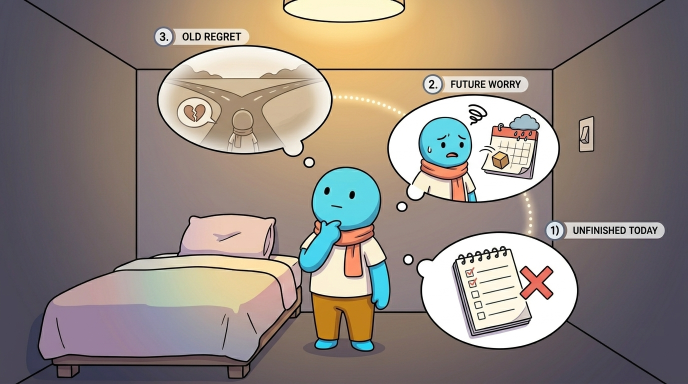
#> input picture orjinal.jpeg, 1376 x 768 px, found by its file name (shown at 1/2 size)
$ python -i common.py   (imports and definitions only)
#> lines starting #> are read from the running program, lines starting #| are printed output that depends on the picture; pictures that were not available may be replaced by others from this repository, and a replacement may not be noted
from PIL import Image
import numpy as np, cv2
W,H=1376,768
ASSETS=[('bubble_2_future_worry.png',777,190),('bubble_3_old_regret.png',313,89),('bubble_1_unfinished_today.png',805,462),('character.png',593,332),('bed.png',77,426)]
def load():
    O=np.asarray(Image.open('orjinal.jpeg').convert('RGB')).astype(np.float32)
    P=np.asarray(Image.open('background_room.png').convert('RGB')).astype(np.float32)
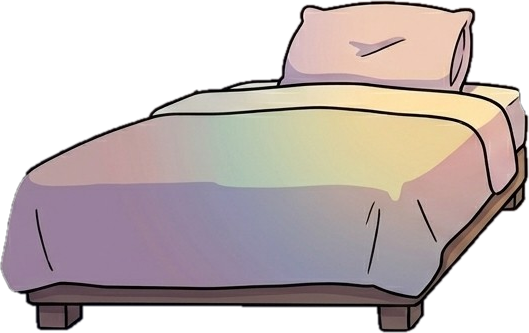
#> input picture bed.png, 529 x 333 px, given in place of background_room.png, which was not available
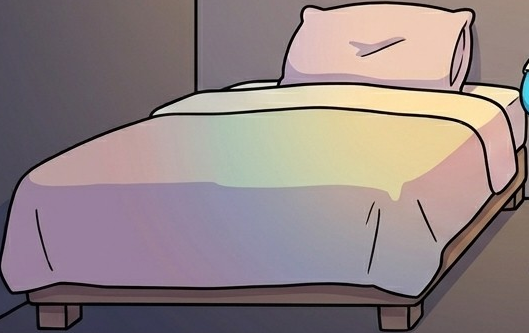
#> P: shape (333, 529, 3) float32; mean R, G, B 144.8, 130.5, 130.7
    al={};rgb={}
    for f,x,y in ASSETS:
        im=np.asarray(Image.open(f).convert('RGBA')).astype(np.float32);h,w=im.shape[:2]
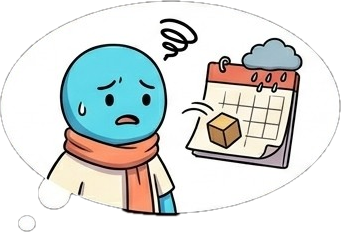
#> input picture bubble_2_future_worry.png, 341 x 232 px, found by its file name
#> after `h, w = im.shape[:2]`: h = 232; w = 341
        a=np.zeros((H,W),np.float32);c=np.zeros((H,W,3),np.float32)
        a[y:y+h,x:x+w]=im[...,3]/255;c[y:y+h,x:x+w]=im[...,:3]
#> after `a[y:y + h, x:x + w] = im[..., 3] / 255`:
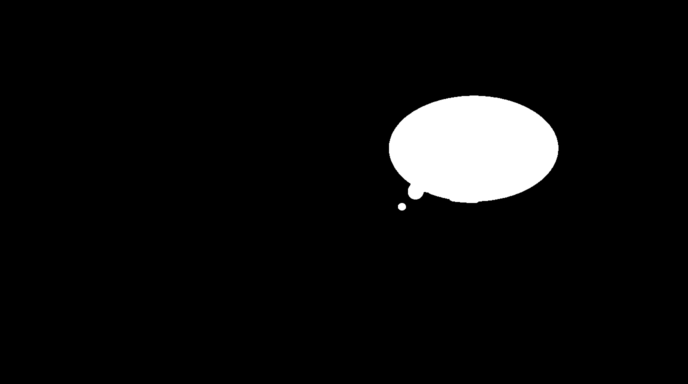
#> a: shape (768, 1376) float32 (shown at 1/2 size); min 0, max 1, mean 0.0542
#> after `c[y:y + h, x:x + w] = im[..., :3]`:
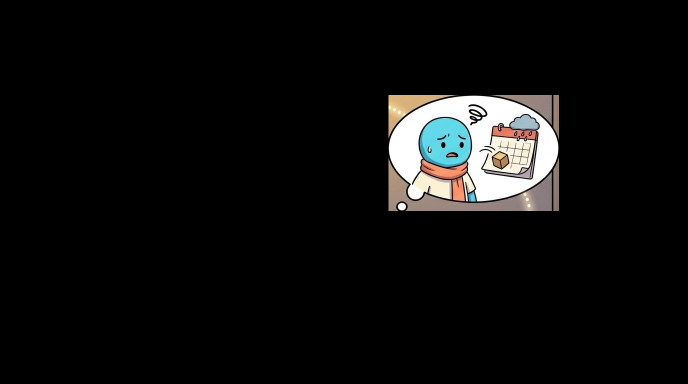
#> c: shape (768, 1376, 3) float32 (shown at 1/2 size); mean R, G, B 13.9, 13.9, 13.5
        al[f]=a;rgb[f]=c
#> pass 2 of the loop in load, `for f,x,y in ASSETS:`:
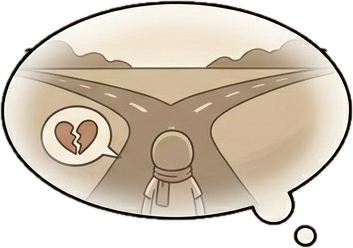
#> input picture bubble_3_old_regret.png, 353 x 248 px, found by its file name
#> im: shape (248, 353, 4) float32
#> in load, `a[y:y + h, x:x + w] = im[..., 3] / 255`:
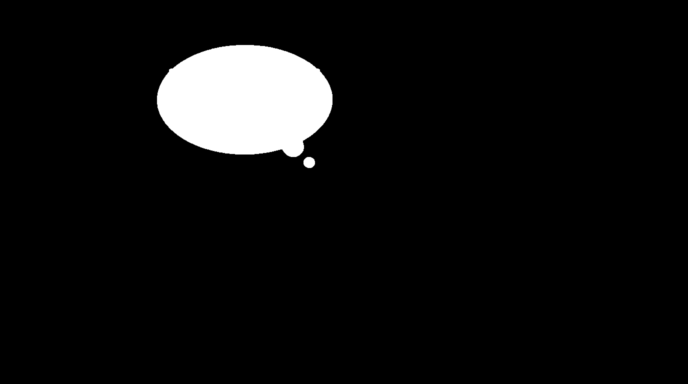
#> a: shape (768, 1376) float32 (shown at 1/2 size); min 0, max 1, mean 0.0585
#> in load, `c[y:y + h, x:x + w] = im[..., :3]`:
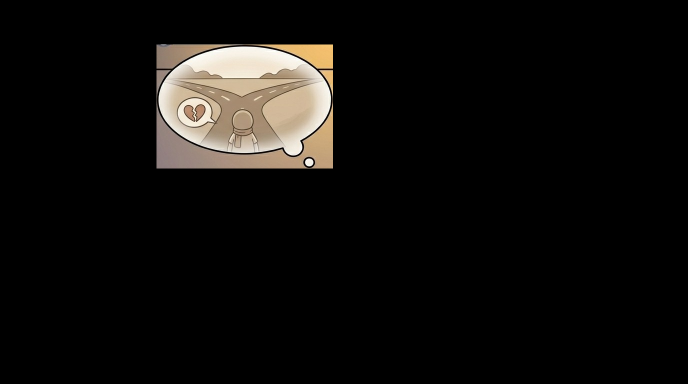
#> c: shape (768, 1376, 3) float32 (shown at 1/2 size); mean R, G, B 15.8, 14.2, 12.3
#> pass 3 of the loop in load, `for f,x,y in ASSETS:`:
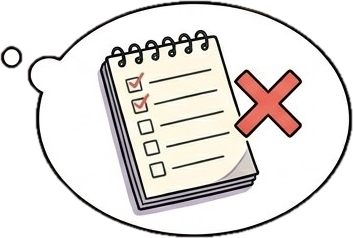
#> input picture bubble_1_unfinished_today.png, 353 x 238 px, found by its file name
#> im: shape (238, 353, 4) float32
#> in load, `a[y:y + h, x:x + w] = im[..., 3] / 255`:
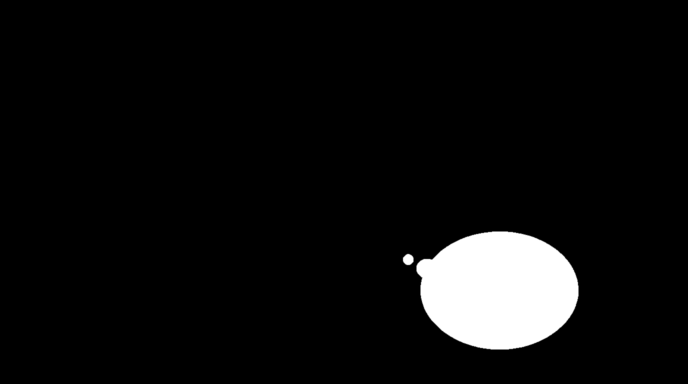
#> a: shape (768, 1376) float32 (shown at 1/2 size); min 0, max 1, mean 0.0563
#> in load, `c[y:y + h, x:x + w] = im[..., :3]`:
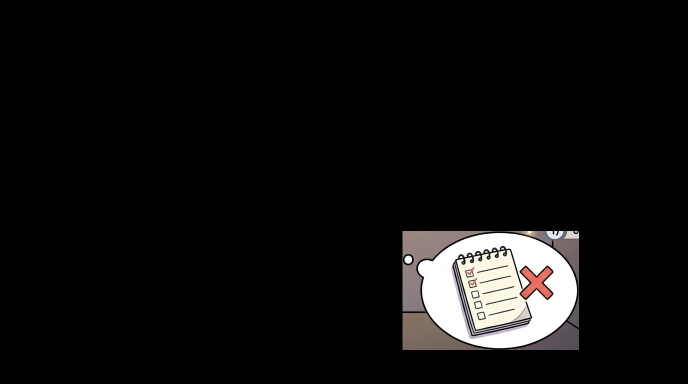
#> c: shape (768, 1376, 3) float32 (shown at 1/2 size); mean R, G, B 15.2, 14.6, 14.3
#> the loop made 5 passes; the first 3 are shown
    return O,P,al,rgb

>>> result = load()
